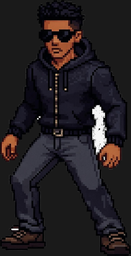
#> input picture dev/build/ansem_check.png, 131 x 256 px, shrunk from 568 x 1112 before the run, given in place of degen.jpg, which was not available
$ python bake_degen.py
#> lines starting #> are read from the running program, lines starting #| are printed output that depends on the picture
### dev/build/degen_extract.py
"""Character cutout — edge flood + distance from body colors."""
from collections import deque

from PIL import Image

MAX_DIST = 28


def is_saturated(r, g, b):
    return max(r, g, b) - min(r, g, b) > 28 or (r + g + b) / 3 < 200


def is_edge_bg(r, g, b):
    spread = max(r, g, b) - min(r, g, b)
    avg = (r + g + b) / 3
    # gray checkerboard + warm cream matte (e.g. dogedesigner)
    if spread < 35 and avg >= 185:
        return True
    if spread < 15 and 115 <= avg < 185:
        return True
    return False


# [5 lines left out: function is_matte_bg, not called in this run]


def _dist_to_saturated(px, w, h):
    dist = [[10**9] * w for _ in range(h)]
    q = deque()
    for y in range(h):
        for x in range(w):
            r, g, b, a = px[x, y]
            if a >= 128 and is_saturated(r, g, b):
                dist[y][x] = 0
                q.append((x, y))
    while q:
        x, y = q.popleft()
        d = dist[y][x]
        for nx, ny in ((x - 1, y), (x + 1, y), (x, y - 1), (x, y + 1)):
            if 0 <= nx < w and 0 <= ny < h and dist[ny][nx] > d + 1:
                dist[ny][nx] = d + 1
                q.append((nx, ny))
    return dist


def is_removable_bg(r, g, b, a=255):
    """Near-white / gray matte safe to strip (exterior + limb gaps)."""
    if a < 128:
        return True
    spread = max(r, g, b) - min(r, g, b)
    avg = (r + g + b) / 3
    if is_edge_bg(r, g, b):
        return True
    # AI export white fill trapped between arms/legs
    return spread < 35 and avg >= 215


def peel_bg_holes(rgba):
    """Remove background reachable from transparent areas (incl. pure white gaps)."""
    px = rgba.load()
    w, h = rgba.size
    dist = _dist_to_saturated(px, w, h)
    remove = set()
    q = deque()
    for y in range(h):
        for x in range(w):
            if px[x, y][3] < 128:
                remove.add((x, y))
                q.append((x, y))
    neighbors = (
        (-1, 0), (1, 0), (0, -1), (0, 1),
        (-1, -1), (-1, 1), (1, -1), (1, 1),
    )
    while q:
        x, y = q.popleft()
        for dx, dy in neighbors:
            nx, ny = x + dx, y + dy
            if not (0 <= nx < w and 0 <= ny < h):
                continue
            if (nx, ny) in remove:
                continue
            r, g, b, a = px[nx, ny]
            if a < 128:
                remove.add((nx, ny))
                q.append((nx, ny))
                continue
            if not is_removable_bg(r, g, b, a):
                continue
            avg = (r + g + b) / 3
            # Keep near-white pixels glued to saturated body (e.g. hoodie highlights)
            if avg < 248 and dist[ny][nx] < 2:
                continue
            remove.add((nx, ny))
            q.append((nx, ny))
    for x, y in remove:
        px[x, y] = (0, 0, 0, 0)
    return rgba


def peel_enclosed_background(rgba):
    """Remove small enclosed near-white islands between limbs (not touching image edge)."""
    px = rgba.load()
    w, h = rgba.size
    visited = set()

    for sy in range(h):
        for sx in range(w):
            if (sx, sy) in visited:
                continue
            r, g, b, a = px[sx, sy]
            if not is_removable_bg(r, g, b, a) or a < 128:
                continue

            comp = []
            touches_edge = False
            q = deque([(sx, sy)])
            while q:
                x, y = q.popleft()
                if (x, y) in visited:
                    continue
                visited.add((x, y))
                cr, cg, cb, ca = px[x, y]
                if ca < 128:
                    comp.append((x, y))
                    continue
                if not is_removable_bg(cr, cg, cb, ca):
                    continue
                comp.append((x, y))
                if x == 0 or y == 0 or x == w - 1 or y == h - 1:
                    touches_edge = True
                for dx, dy in ((-1, 0), (1, 0), (0, -1), (0, 1)):
                    nx, ny = x + dx, y + dy
                    if 0 <= nx < w and 0 <= ny < h and (nx, ny) not in visited:
                        q.append((nx, ny))

            if touches_edge:
                continue
            for x, y in comp:
                if px[x, y][3] >= 128:
                    px[x, y] = (0, 0, 0, 0)
    return rgba


def flood_edges(rgba):
    px = rgba.load()
    w, h = rgba.size
    seen = set()
    q = deque()
    for x in range(w):
        q.append((x, 0))
        q.append((x, h - 1))
    for y in range(h):
        q.append((0, y))
        q.append((w - 1, y))
    while q:
        x, y = q.popleft()
        if (x, y) in seen:
            continue
        seen.add((x, y))
        r, g, b, a = px[x, y]
        if not is_edge_bg(r, g, b):
            continue
        px[x, y] = (r, g, b, 0)
        for nx, ny in ((x - 1, y), (x + 1, y), (x, y - 1), (x, y + 1)):
            if 0 <= nx < w and 0 <= ny < h:
                q.append((nx, ny))
    return rgba


# [36 lines left out: function extract_character, not called in this run]


def _build_character_mask(rgba):
    px = rgba.load()
    w, h = rgba.size
    dist = [[10**9] * w for _ in range(h)]
    q = deque()
    for y in range(h):
        for x in range(w):
            r, g, b, a = px[x, y]
            if a < 128:
                continue
            if is_saturated(r, g, b):
                dist[y][x] = 0
                q.append((x, y))
    while q:
        x, y = q.popleft()
        d = dist[y][x]
        for nx, ny in ((x - 1, y), (x + 1, y), (x, y - 1), (x, y + 1)):
            if 0 <= nx < w and 0 <= ny < h and dist[ny][nx] > d + 1:
                if px[nx, ny][3] < 128:
                    continue
                dist[ny][nx] = d + 1
                q.append((nx, ny))
    return dist


def extract_degen(img):
    """DEGEN — finished pixel art; strip white matte only, keep colors as-is."""
    rgba = flood_edges(img.convert("RGBA"))
    px = rgba.load()
    w, h = rgba.size
    dist = _build_character_mask(rgba)

    out = Image.new("RGBA", (w, h), (0, 0, 0, 0))
    opx = out.load()
    for y in range(h):
        for x in range(w):
            if dist[y][x] <= MAX_DIST and px[x, y][3] > 20:
                r, g, b, a = px[x, y]
                opx[x, y] = (r, g, b, 255)

    out = peel_enclosed_background(peel_bg_holes(out))
    bbox = out.getbbox()
    if not bbox:
        return out
    return out.crop(bbox)


# [59 lines left out: function stylize_degen_hoodie, not called in this run]

### dev/build/bake_degen.py
"""Bake DEGEN sprite — original JPG, white hoodie + DEGEN text."""
import os
import sys

from PIL import Image

sys.path.insert(0, os.path.dirname(__file__))
from degen_extract import extract_degen

ROOT = r"C:\Users\franc\Desktop\DOSWAPZ-v2"
JPG = os.path.join(ROOT, "assets", "images", "kol-fighter", "characters", "degen.jpg")
OUT = os.path.join(ROOT, "assets", "images", "kol-fighter", "characters", "sprites", "degen.png")
CHECK = os.path.join(ROOT, "dev", "build", "degen-cutout-check.png")
TARGET_H = 220


def main():
    ref = Image.open(JPG)
#> ref is the input picture: PIL image 131x256 RGBA; mean R, G, B, A 35.1, 30.6, 33.6, 255
    cropped = extract_degen(ref)
#> after the loop in flood_edges, `while q:`: seen = 770 items
#> after the loop in _build_character_mask, `for y in range(h):`: dist = 256 items
#> in extract_degen, `out = Image.new("RGBA", (w, h), (0, 0, 0, 0))`: out: PIL image 131x256 RGBA; every value is 0
    bbox = cropped.getbbox()
    if not bbox:
        raise SystemExit("DEGEN extraction failed — empty bbox")
    cropped = cropped.crop(bbox)
    scale = TARGET_H / cropped.height
    tw = max(1, int(cropped.width * scale))
    sprite = cropped.resize((tw, TARGET_H), Image.NEAREST)
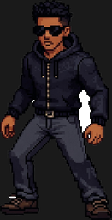
#> sprite: PIL image 112x220 RGBA; mean R, G, B, A 31.8, 27.3, 30.3, 251.3; transparent parts drawn white
    os.makedirs(os.path.dirname(OUT), exist_ok=True)
    sprite.save(OUT, "PNG")

    comp = Image.new("RGBA", sprite.size, (26, 26, 26, 255))
    comp.paste(sprite, (0, 0), sprite)
    comp.save(CHECK, "PNG")
    print(f"Wrote {OUT} {sprite.size}")
#| Wrote C:\Users\franc\Desktop\DOSWAPZ-v2/assets/images/kol-fighter/characters/sprites/degen.png (112, 220)
    print(f"Check {CHECK}")


if __name__ == "__main__":
    main()

$ run again, on dev/build/ansem_peel_test.png
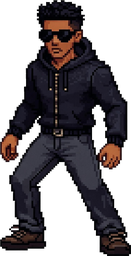
#> input picture dev/build/ansem_peel_test.png, 131 x 256 px, shrunk from 568 x 1112 before the run, given in place of degen.jpg, which was not available
#> in main, ref is the input picture: PIL image 131x256 RGBA; mean R, G, B, A 22.3, 17.7, 20.7, 140.1
#> after the loop in flood_edges, `while q:`: seen = 770 items
#> after the loop in _build_character_mask, `for y in range(h):`: dist = 256 items
#> the loop in _build_character_mask, `while q:` made 18393 passes
#> (x, y) on passes 1 to 3: (54, 0), (55, 0), (56, 0)
#> the loop in peel_bg_holes, `for x, y in remove:` made 15143 passes
#> (x, y) on passes 1 to 3: (113, 26), (13, 88), (123, 219)
#> in main, `sprite = cropped.resize((tw, TARGET_H), Image.NEAREST)`:
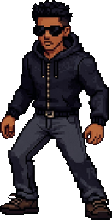
#> sprite: PIL image 112x220 RGBA; mean R, G, B, A 20.4, 15.8, 18.8, 140; transparent parts drawn white
#> in main, `comp.paste(sprite, (0, 0), sprite)`:
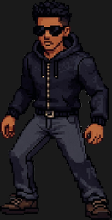
#> comp: PIL image 112x220 RGBA; mean R, G, B, A 32.1, 27.6, 30.6, 255
#| Wrote C:\Users\franc\Desktop\DOSWAPZ-v2/assets/images/kol-fighter/characters/sprites/degen.png (112, 220)
